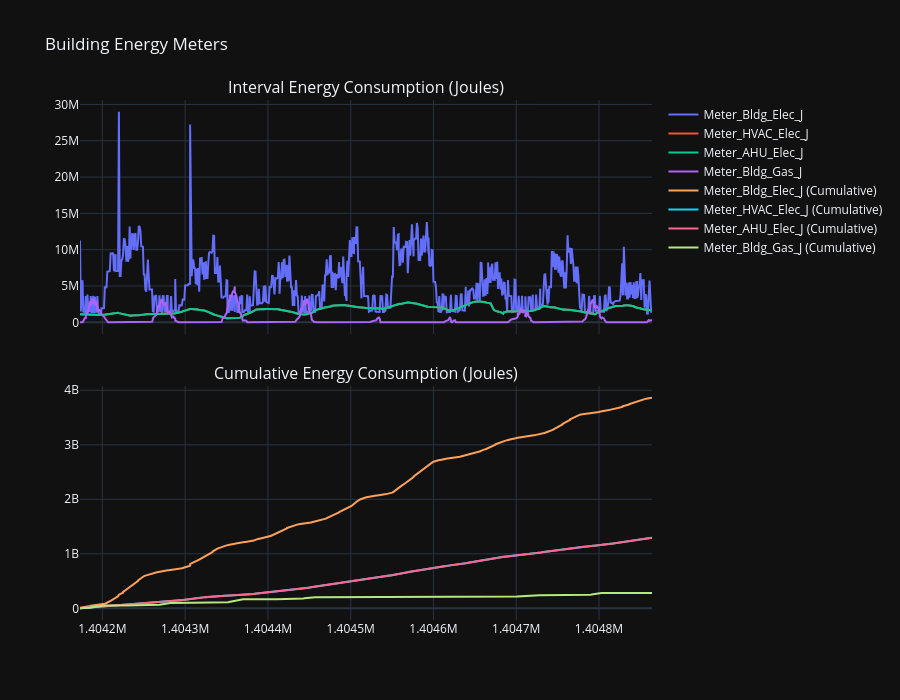

Notebook cell for this chart:
### Code cell
plot_energy_consumption(df)

### Figure 1 — Plotly figure (JSON) as saved in the notebook; plotly's stock layout.template omitted (floating-point values rounded to 4 significant figures; data arrays with more than 128 entries replaced by an {"elided": "..."} marker saying what was removed)
{"data": [{"mode": "lines", "name": "Meter_Bldg_Elec_J", "type": "scatter", "x": {"elided": "768 int values"}, "xaxis": "x", "y": {"elided": "768 float values"}, "yaxis": "y"}, {"mode": "lines", "name": "Meter_HVAC_Elec_J", "type": "scatter", "x": {"elided": "768 int values"}, "xaxis": "x", "y": {"elided": "768 float values"}, "yaxis": "y"}, {"mode": "lines", "name": "Meter_AHU_Elec_J", "type": "scatter", "x": {"elided": "768 int values"}, "xaxis": "x", "y": {"elided": "768 float values"}, "yaxis": "y"}, {"mode": "lines", "name": "Meter_Bldg_Gas_J", "type": "scatter", "x": {"elided": "768 int values"}, "xaxis": "x", "y": {"elided": "768 float values"}, "yaxis": "y"}, {"mode": "lines", "name": "Meter_Bldg_Elec_J (Cumulative)", "type": "scatter", "x": {"elided": "768 int values"}, "xaxis": "x2", "y": {"elided": "768 float values"}, "yaxis": "y2"}, {"mode": "lines", "name": "Meter_HVAC_Elec_J (Cumulative)", "type": "scatter", "x": {"elided": "768 int values"}, "xaxis": "x2", "y": {"elided": "768 float values"}, "yaxis": "y2"}, {"mode": "lines", "name": "Meter_AHU_Elec_J (Cumulative)", "type": "scatter", "x": {"elided": "768 int values"}, "xaxis": "x2", "y": {"elided": "768 float values"}, "yaxis": "y2"}, {"mode": "lines", "name": "Meter_Bldg_Gas_J (Cumulative)", "type": "scatter", "x": {"elided": "768 int values"}, "xaxis": "x2", "y": {"elided": "768 float values"}, "yaxis": "y2"}], "layout": {"annotations": [{"font": {"size": 16}, "showarrow": false, "text": "Interval Energy Consumption (Joules)", "x": 0.5, "xanchor": "center", "xref": "paper", "y": 1, "yanchor": "bottom", "yref": "paper"}, {"font": {"size": 16}, "showarrow": false, "text": "Cumulative Energy Consumption (Joules)", "x": 0.5, "xanchor": "center", "xref": "paper", "y": 0.45, "yanchor": "bottom", "yref": "paper"}], "height": 700, "hovermode": "x unified", "title": {"text": "Building Energy Meters"}, "xaxis": {"anchor": "y", "domain": [0, 1], "matches": "x2", "showticklabels": false}, "xaxis2": {"anchor": "y2", "domain": [0, 1]}, "yaxis": {"anchor": "x", "domain": [0.55, 1]}, "yaxis2": {"anchor": "x2", "domain": [0, 0.45]}}}
